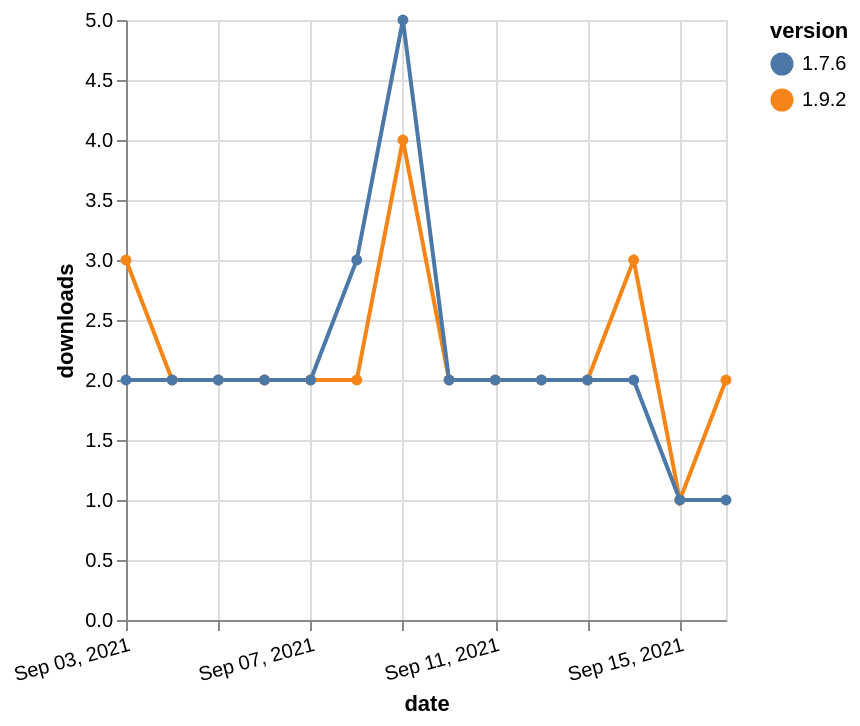

This figure's Vega-Lite source:
### Vega-Lite specification from a JSON file in a GitHub repository (floating-point values rounded to 4 significant figures)
{"$schema": "https://vega.github.io/schema/vega-lite/v5.json", "description": "A simple bar chart with embedded data.", "data": {"values": [{"date": "2021-09-03", "total": 50, "delta": 3, "version": "1.9.2"}, {"date": "2021-09-04", "total": 52, "delta": 2, "version": "1.9.2"}, {"date": "2021-09-05", "total": 54, "delta": 2, "version": "1.9.2"}, {"date": "2021-09-06", "total": 56, "delta": 2, "version": "1.9.2"}, {"date": "2021-09-07", "total": 58, "delta": 2, "version": "1.9.2"}, {"date": "2021-09-08", "total": 60, "delta": 2, "version": "1.9.2"}, {"date": "2021-09-09", "total": 64, "delta": 4, "version": "1.9.2"}, {"date": "2021-09-10", "total": 66, "delta": 2, "version": "1.9.2"}, {"date": "2021-09-11", "total": 68, "delta": 2, "version": "1.9.2"}, {"date": "2021-09-12", "total": 70, "delta": 2, "version": "1.9.2"}, {"date": "2021-09-13", "total": 72, "delta": 2, "version": "1.9.2"}, {"date": "2021-09-14", "total": 75, "delta": 3, "version": "1.9.2"}, {"date": "2021-09-15", "total": 76, "delta": 1, "version": "1.9.2"}, {"date": "2021-09-16", "total": 78, "delta": 2, "version": "1.9.2"}, {"date": "2021-09-03", "total": 639, "delta": 2, "version": "1.7.6"}, {"date": "2021-09-04", "total": 641, "delta": 2, "version": "1.7.6"}, {"date": "2021-09-05", "total": 643, "delta": 2, "version": "1.7.6"}, {"date": "2021-09-06", "total": 645, "delta": 2, "version": "1.7.6"}, {"date": "2021-09-07", "total": 647, "delta": 2, "version": "1.7.6"}, {"date": "2021-09-08", "total": 650, "delta": 3, "version": "1.7.6"}, {"date": "2021-09-09", "total": 655, "delta": 5, "version": "1.7.6"}, {"date": "2021-09-10", "total": 657, "delta": 2, "version": "1.7.6"}, {"date": "2021-09-11", "total": 659, "delta": 2, "version": "1.7.6"}, {"date": "2021-09-12", "total": 661, "delta": 2, "version": "1.7.6"}, {"date": "2021-09-13", "total": 663, "delta": 2, "version": "1.7.6"}, {"date": "2021-09-14", "total": 665, "delta": 2, "version": "1.7.6"}, {"date": "2021-09-15", "total": 666, "delta": 1, "version": "1.7.6"}, {"date": "2021-09-16", "total": 667, "delta": 1, "version": "1.7.6"}]}, "width": "container", "mark": {"type": "line", "point": {"filled": true}}, "encoding": {"x": {"field": "date", "type": "temporal", "timeUnit": "yearmonthdate", "title": "date", "axis": {"labelAngle": -15}}, "y": {"field": "delta", "type": "quantitative", "title": "downloads"}, "color": {"field": "version", "type": "nominal"}, "tooltip": {"field": "delta"}}}
